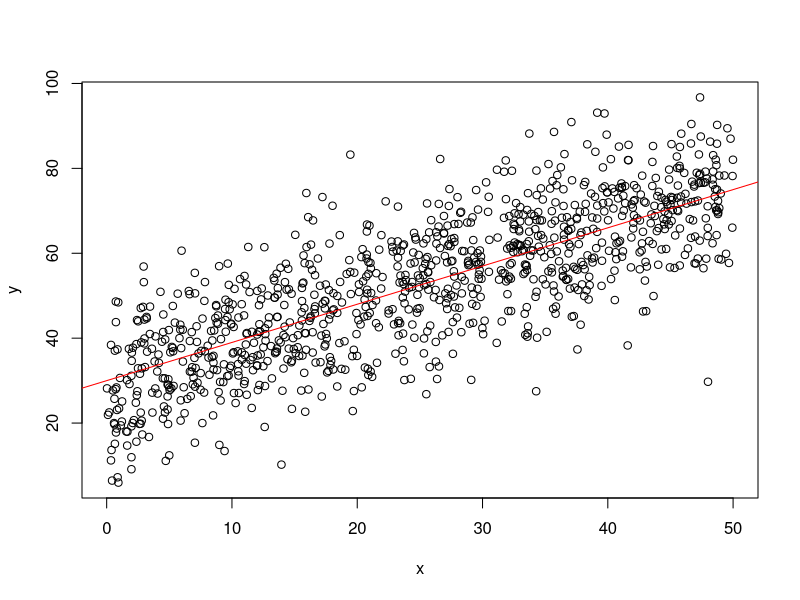
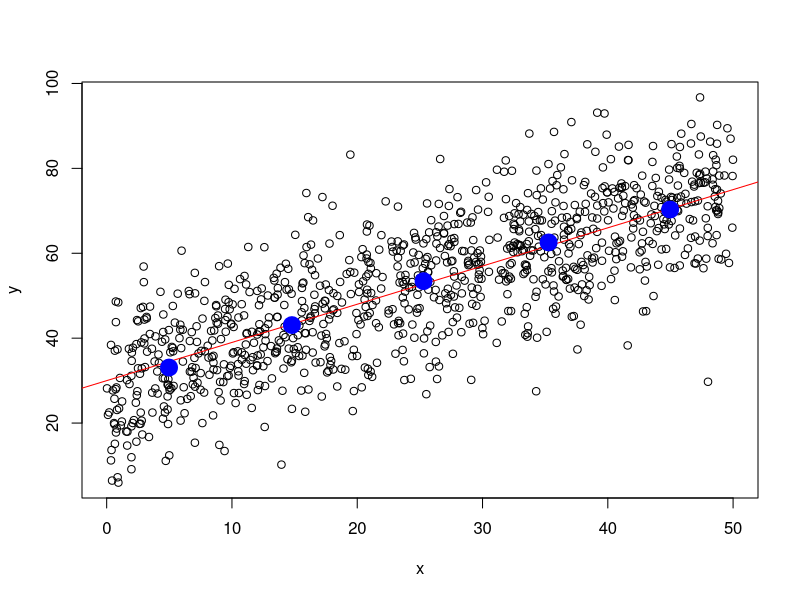
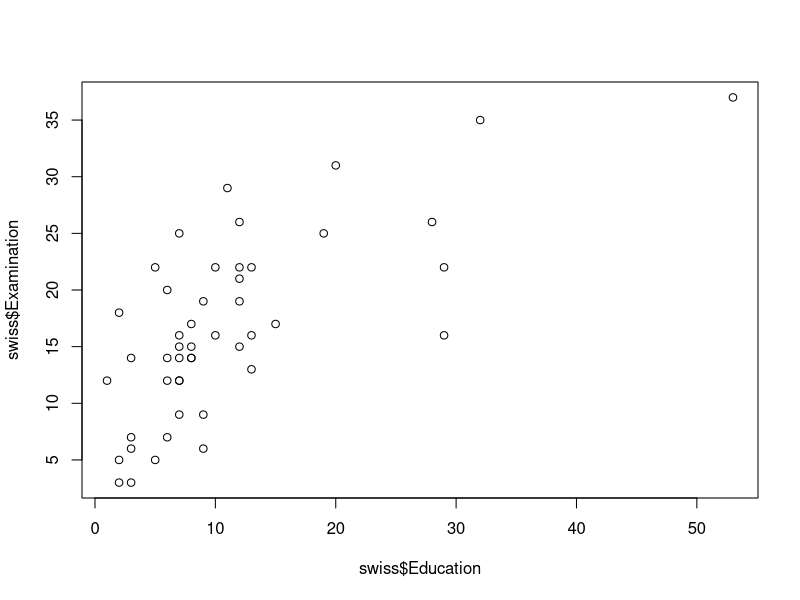
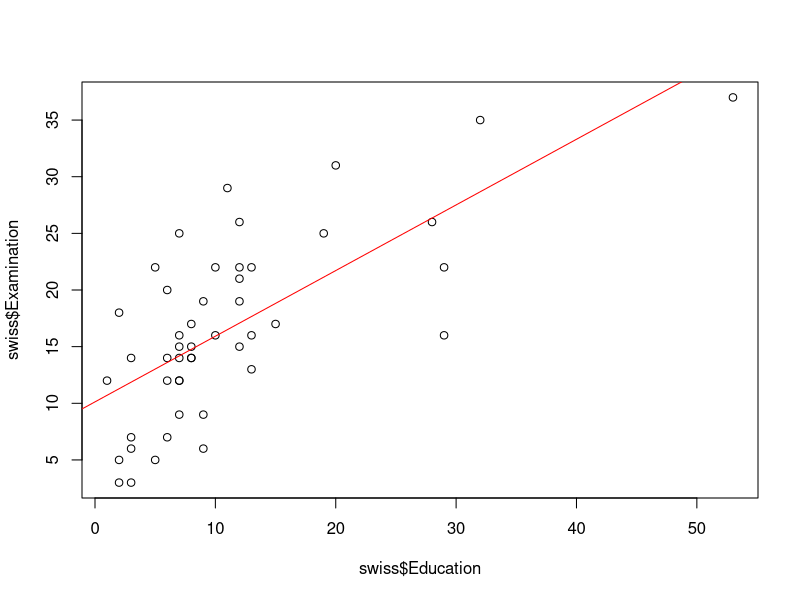

Recreate these plots in R, in order.

## Merging -------------------------------------------------------------------------------------------------
# load packages
library(tidyverse)

# initiate data frame on persons' personal spending
df_c <- data.frame(id = c(1:3,1:3),
                   money_spent= c(1000, 2000, 6000, 1500, 3000, 5500),
                   currency = c("CHF", "CHF", "USD", "EUR", "CHF", "USD"),
                   year=c(2017,2017,2017,2018,2018,2018))
df_c

# initiate data frame on persons' characteristics
df_p <- data.frame(id = 1:4,
                   first_name = c("Anna", "Betty", "Claire", "Diane"),
                   profession = c("Economist", "Data Scientist",
                                  "Data Scientist", "Economist"))
df_p


## The merge command
df_merged <- merge(df_p, df_c, by="id")
df_merged

## "inner join"
df_merged2 <- merge(df_p, df_c, by="id", all = TRUE)
df_merged2





## Selection (of variables) -------------------------------------------------------------------------------------------------
df_selection <- select(df_merged, id, year, money_spent, currency)
df_selection






## Filtering (of observations) -------------------------------------------------------------------------------------------------
filter(df_selection, year == 2018)
# several conditions
filter(df_selection, year == 2018, money_spent < 5000, currency=="EUR")









## Mutating (adjust variables, compute new variables, etc.) -------------------------------------------------------------------------------------------------

# initiate example
exchange_rates <- data.frame(exchange_rate= c(0.9, 1, 1.2),
                             currency=c("USD", "CHF", "EUR"), stringsAsFactors = FALSE)
# combine data via merge
df_selection <- merge(df_selection, exchange_rates, by="currency")

## add a new variable via mutate
df_mutated <- mutate(df_selection, money_spent_chf = money_spent * exchange_rate)
df_mutated


## Compute Summary Statistics -------------------------------------------------------------------------------------------------
# simple example with the summarise function
summarise(df_mutated, 
          mean = mean(money_spent_chf),
          standard_deviation = sd(money_spent_chf),
          median = median(money_spent_chf),
          N = n())


## Compute aggregates per "group"/category (here per year)
by_year <- group_by(df_mutated, year)
summarise(by_year, 
          mean = mean(money_spent_chf),
          standard_deviation = sd(money_spent_chf),
          median = median(money_spent_chf),
          N = n())


## Summarizing the Swiss data set -------------------------------------------------------------------------------------------------
# load data
data("swiss")

## "Old approach" via sapply 
sapply(swiss, mean)

## Via summarise
summarise(swiss, 
          Fertility = mean(Fertility),
          Agriculture = mean(Agriculture)) # etc.







# Regression Basics -------------------------------------


## Illustration with code (Monte Carlo Analysis)
# set parameter values
alpha <- 30
beta <- 0.9
N <- 1000

# draw random sample
x <- runif(N, 0, 50)
# draw the random errors (all the other factors also affecting y)
epsilon <- rnorm(N, sd=10)
# compute the dependent variable values
y <- alpha + beta*x + epsilon


## Inspect pseudo data visually
plot(x,y)
abline(a = alpha, b=beta, col="red")



# compute average y per x intervals
lower <- c(0,10,20,30,40)
upper <- c(lower[-1], 50)
n_intervals <- length(lower)
y_bars <- list()
length(y_bars) <- n_intervals
x_bars <- list()
length(x_bars) <- n_intervals
for (i in 1:n_intervals){
  y_bars[i] <- mean(y[lower[i] <= x & x < upper[i]])
  x_bars[i] <- mean(x[lower[i] <= x & x < upper[i]])

}
y_bars <- unlist(y_bars)
x_bars <- unlist(x_bars)

# add to plot
plot(x,y)
abline(a = alpha, b=beta, col="red")
points(x_bars, y_bars, col="blue", lwd=10)


## Computation of slope coefficient ("averaging out u")
(mean(y) -30)/mean(x)


## Data Analytics perspective: data example
## # load the data
## data(swiss)
## # look at the description
## ?swiss


# load the data
data(swiss)
# inspect raw data
plot(swiss$Education, swiss$Examination)

# implement the simple OLS estimator
# verify implementation with simulated data from above
# my_ols(y,x) 
# should be very close to alpha=30 and beta=0.9
my_ols <- 
  function(y,x) {
    N <- length(y)
    betahat <- (sum(y*x) - N*mean(x)*mean(y)) / (sum(x^2)-N*mean(x)^2)
    alphahat <- mean(y)-betahat*mean(x)
    
    return(list(alpha=alphahat,beta=betahat))
  }

# estimate effect of Education on Examination
estimates <- my_ols(swiss$Examination, swiss$Education)
estimates


## inspect result
plot(swiss$Education, swiss$Examination)
abline(estimates$alpha, estimates$beta, col="red")


## linear regression in R 
estimates2 <- lm(Examination~Education, data=swiss)
estimates2
summary(estimates2)

